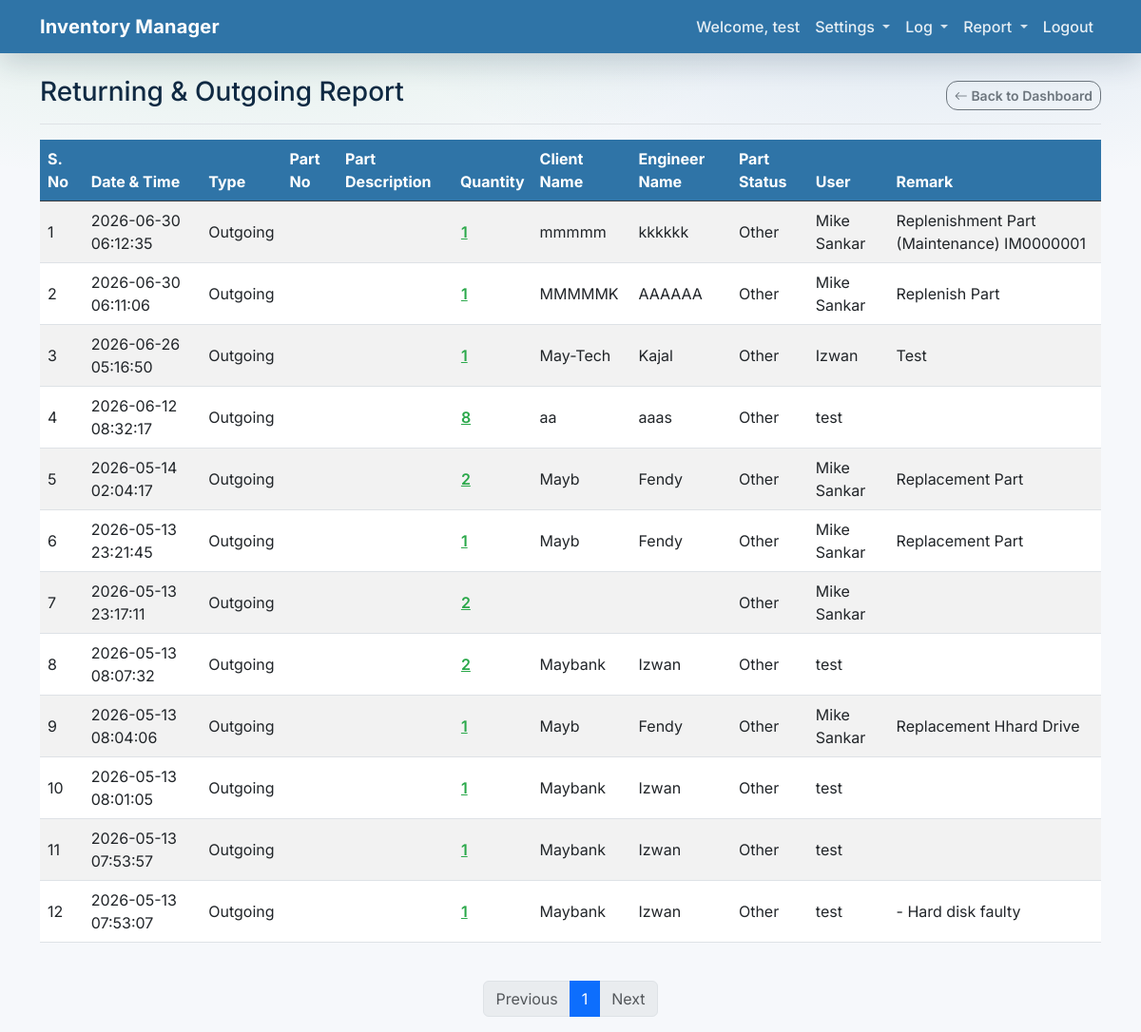
Screenshot of /movements (signed in) with the database file from the repository.
### app/models.py (models this page shows)
class User(Base):
    __tablename__ = "users"
    id = Column(Integer, primary_key=True, index=True)
    email = Column(String, unique=True, index=True)
    hashed_password = Column(String)
    full_name = Column(String, nullable=True)
    is_active = Column(Boolean, default=True)
    is_admin = Column(Boolean, default=False)

### app/main.py (the view)
@app.get("/movements", response_class=HTMLResponse)
async def movements_report(
    request: Request,
    page: int = 1,
    limit: int = 20,
    type: str | None = None,
    db: Session = Depends(get_db),
):
    user = await auth.get_current_user_from_cookie(request, db)
    if not user:
        return RedirectResponse(url="/login?session_expired=true")
    if type == "returning":
        actions = ["RETURNING_PART"]
        include_prefix = None
        exclude_actions = None
        report_title = "Returning Log"
        report_type = "returning"
    elif type == "outgoing":
        actions = ["OUTGOING_PART"]
        include_prefix = None
        exclude_actions = None
        report_title = "Outgoing Log"
        report_type = "outgoing"
    else:
        actions = None
        include_prefix = None
        exclude_actions = None
        report_title = "Returning & Outgoing Report"
        report_type = None
    skip = (page - 1) * limit
    logs, total_count = crud.get_movement_logs(
        db,
        skip=skip,
        limit=limit,
        actions=actions,
        include_prefix=include_prefix,
        exclude_actions=exclude_actions,
    )
    total_pages = (total_count + limit - 1) // limit
    movements = []
    for log in logs:
        created_at = log.created_at
        created_at_str = created_at.strftime("%Y-%m-%d %H:%M:%S") if created_at else ""
        user_label = ""
        if log.user:
            user_label = log.user.full_name or log.user.email or ""
        part_no = log.part.sku if log.part else ""
        part_name = log.part.name if log.part else ""
        quantity = ""
        client_name = ""
        engineer_name = ""
        part_status = ""
        remark = ""
        serials = ""
        if log.description:
            segments = [s.strip() for s in log.description.split(";")]
            for seg in segments:
                if seg.lower().startswith("quantity:"):
                    quantity = seg.split(":", 1)[1].strip()
                elif seg.lower().startswith("client:"):
                    client_name = seg.split(":", 1)[1].strip()
                elif seg.lower().startswith("engineer:"):
                    engineer_name = seg.split(":", 1)[1].strip()
                elif seg.lower().startswith("status:"):
                    part_status = seg.split(":", 1)[1].strip()
                elif seg.lower().startswith("serial no:"):
                    serials = seg.split(":", 1)[1].strip()
                elif seg.lower().startswith("remark:"):
                    remark = seg.split(":", 1)[1].strip()
        movements.append(
            {
                "created_at": created_at_str,
                "action": log.action,
                "user": user_label,
                "part_no": part_no,
                "part_name": part_name,
                "quantity": quantity,
                "client_name": client_name,
                "engineer_name": engineer_name,
                "part_status": part_status,
                "remark": remark,
                "serials": serials,
            }
        )
    return templates.TemplateResponse(
        request,
        "movements.html",
        {
            "request": request,
            "user": user,
            "movements": movements,
            "page": page,
            "limit": limit,
            "total_pages": total_pages,
            "total_count": total_count,
            "report_title": report_title,
            "report_type": report_type,
        },
    )

### app/templates/movements.html (shortened to what this page needs)
{% extends "base.html" %}
{% block content %}
<div class="d-flex justify-content-between flex-wrap flex-md-nowrap align-items-center pb-2 mb-3 border-bottom">
    <h2 class="h3">{{ report_title }}</h2>
    <div class="btn-toolbar mb-2 mb-md-0 gap-2">
        <a href="/" class="btn btn-outline-secondary btn-sm">
            <i class="bi bi-arrow-left"></i> Back to Dashboard
        </a>
    </div>
</div>
<div class="table-responsive">
    <table class="table table-striped table-hover align-middle">
        <thead class="table-dark">
            <tr>
                <th scope="col">S. No</th>
                <th scope="col">Date &amp; Time</th>
                <th scope="col">Type</th>
                <th scope="col">Part No</th>
                <th scope="col">Part Description</th>
                <th scope="col">Quantity</th>
                <th scope="col">Client Name</th>
                <th scope="col">Engineer Name</th>
                {% if report_type != 'outgoing' %}
                <th scope="col">Part Status</th>
                {% endif %}
                <th scope="col">User</th>
                <th scope="col">Remark</th>
            </tr>
        </thead>
        <tbody>
            {% for m in movements %}
            <tr>
                <td>{{ (page - 1) * limit + loop.index }}</td>
                <td>{{ m.created_at }}</td>
                <td>
                    {% if m.action == 'OUTGOING_PART' %}
                    Outgoing
                    {% elif m.action == 'RETURNING_FAULTY' %}
                    Returning
                    {% elif m.action == 'RETURNING_PART' %}
                    Returning
                    {% else %}
                    {{ m.action }}
                    {% endif %}
                </td>
                <td>{{ m.part_no }}</td>
                <td>{{ m.part_name }}</td>
                <td>
                    {% if m.quantity %}
                    <button type="button"
                            class="btn btn-link p-0 movement-qty-btn"
                            data-bs-toggle="modal"
                            data-bs-target="#movementDetailModal"
                            data-datetime="{{ m.created_at }}"
                            data-action="{{ m.action }}"
                            data-part-no="{{ m.part_no }}"
                            data-part-name="{{ m.part_name }}"
                            data-quantity="{{ m.quantity }}"
                            data-serials="{{ m.serials }}"
                            data-client="{{ m.client_name }}"
                            data-engineer="{{ m.engineer_name }}"
                            data-status="{{ m.part_status }}"
                            data-user="{{ m.user }}"
                            data-remark="{{ m.remark }}">
                        {{ m.quantity }}
                    </button>
                    {% else %}
                    {{ m.quantity }}
                    {% endif %}
                </td>
                <td>{{ m.client_name }}</td>
                <td>{{ m.engineer_name }}</td>
                {% if report_type != 'outgoing' %}
                <td>{{ m.part_status }}</td>
                {% endif %}
                <td>{{ m.user }}</td>
                <td>{{ m.remark }}</td>
            </tr>
            {% else %}
            <tr>
                <td colspan="{% if report_type == 'outgoing' %}10{% else %}11{% endif %}" class="text-center py-4 text-muted">
                    No movements recorded yet.
                </td>
            </tr>
            {% endfor %}
        </tbody>
    </table>
</div>
<nav aria-label="Movements pagination" class="mt-4">
    <ul class="pagination justify-content-center">
        <li class="page-item {% if page == 1 %}disabled{% endif %}">
            <a class="page-link" href="/movements?page={{ page - 1 }}&limit={{ limit }}{% if report_type %}&type={{ report_type }}{% endif %}">Previous</a>
        </li>
        {% for p in range(1, total_pages + 1) %}
        <li class="page-item {% if p == page %}active{% endif %}">
            <a class="page-link" href="/movements?page={{ p }}&limit={{ limit }}{% if report_type %}&type={{ report_type }}{% endif %}">{{ p }}</a>
        </li>
        {% endfor %}
        <li class="page-item {% if page == total_pages %}disabled{% endif %}">
            <a class="page-link" href="/movements?page={{ page + 1 }}&limit={{ limit }}{% if report_type %}&type={{ report_type }}{% endif %}">Next</a>
        </li>
    </ul>
</nav>
{% endblock %}

### app/templates/base.html (shortened to what this page needs)
<!DOCTYPE html>
<html lang="en">
<head>
    <link href="https://cdn.jsdelivr.net/npm/bootstrap@5.3.0/dist/css/bootstrap.min.css" rel="stylesheet">
    <link rel="stylesheet" href="https://cdn.jsdelivr.net/npm/bootstrap-icons@1.11.0/font/bootstrap-icons.css">
    <link rel="stylesheet" href="https://cdn.jsdelivr.net/npm/ag-grid-community/styles/ag-grid.css">
</head>
<body>
    {% block body_content %}
    <nav class="navbar navbar-expand-lg navbar-dark bg-primary mb-4">
        <div class="container">
            <a class="navbar-brand" href="/">Inventory Manager</a>
            <div class="collapse navbar-collapse" id="navbarNav">
                <ul class="navbar-nav ms-auto">
                    {% if user %}
                    <li class="nav-item">
                        <span class="nav-link text-white">Welcome, {{ user.full_name or user.email }}</span>
                    </li>
                    <li class="nav-item dropdown">
                        <a class="nav-link dropdown-toggle" href="#" id="settingsDropdown" role="button" data-bs-toggle="dropdown" aria-expanded="false">
                            Settings
                        </a>
                    </li>
                    <li class="nav-item dropdown">
                        <a class="nav-link dropdown-toggle" href="#" id="logDropdown" role="button" data-bs-toggle="dropdown" aria-expanded="false">
                            Log
                        </a>
                    </li>
                    <li class="nav-item dropdown">
                        <a class="nav-link dropdown-toggle" href="#" id="reportDropdown" role="button" data-bs-toggle="dropdown" aria-expanded="false">
                            Report
                        </a>
                    </li>
                    <li class="nav-item">
                        <a class="nav-link" href="/logout">Logout</a>
                    </li>
                    {% endif %}
                </ul>
            </div>
        </div>
    </nav>
    <div class="container">
        {% block content %}{% endblock %}
    </div>
    {% endblock %}
</body>
</html>

### app/templates/base.html (style rules this page uses)
:root { --bb-navy: #2f74a7; --bb-navy-hover: #275f88; --bb-teal: #2aa84a; --bb-teal-hover: #228a3d; --bb-bg: #f6f8fb; --bb-surface: #ffffff; --bb-border: #e6edf5; --bb-text: #102a43; --bb-muted: #6b7a90; --bs-primary: var(--bb-navy); --bs-link-color: var(--bb-teal); --bs-link-hover-color: var(--bb-teal-hover); --bs-body-font-family: Inter, system-ui, -apple-system, "Segoe UI", Roboto, "Helvetica Neue", Arial, "Noto Sans", "Liberation Sans", sans-serif; }
body { background: radial-gradient(900px 300px at 20% 0%, rgba(42, 168, 74, 0.10), rgba(42, 168, 74, 0.0) 65%), radial-gradient(900px 300px at 80% 0%, rgba(47, 116, 167, 0.12), rgba(47, 116, 167, 0.0) 65%), var(--bb-bg); color: var(--bb-text); }
.navbar.bg-primary { background-color: var(--bb-navy) !important; box-shadow: 0 10px 30px rgba(16, 42, 67, 0.18); }
.navbar-brand { font-weight: 700; letter-spacing: 0.2px; }
.nav-link { font-weight: 500; }
.navbar .nav-link { color: rgba(255, 255, 255, 0.88) !important; }
.navbar .dropdown-toggle::after { opacity: 0.9; }
.btn { border-radius: 12px; font-weight: 600; }
.table-dark { --bs-table-bg: var(--bb-navy); --bs-table-striped-bg: rgba(255, 255, 255, 0.04); --bs-table-striped-color: #ffffff; --bs-table-color: #ffffff; }

### rows the page displays
User: full_name "test", index "3", created_at "2026-06-26 05:16:50", quantity "1", client_name "May-Tech", engineer_name "Kajal", part_status "Other", user "Izwan", remark "Test", user "test"
User: user "Mike Sankar" "Mike Sankar" "Mike Sankar" "Mike Sankar" "Mike Sankar" "Mike Sankar"
User: index "8", created_at "2026-05-13 08:07:32", quantity "2", client_name "Maybank", engineer_name "Izwan", part_status "Other", user "test", index "10", created_at "2026-05-13 08:01:05", quantity "1", index "11", created_at "2026-05-13 07:53:57", index "12", created_at "2026-05-13 07:53:07", remark "- Hard disk faulty"

### other values shown
{{ report_title }} "Returning & Outgoing Report"
{{ (page - 1) * limit + loop.index }} "1" "2" "4" "5" "6" "7" "9"
{{ m.created_at }} "2026-06-30 06:12:35" "2026-06-30 06:11:06" "2026-06-12 08:32:17" "2026-05-14 02:04:17" "2026-05-13 23:21:45" "2026-05-13 23:17:11" "2026-05-13 08:04:06"
{{ m.quantity }} "1" "1" "8" "2" "1" "2" "1"
{{ m.client_name }} "mmmmm" "MMMMMK" "aa" "Mayb" "Mayb" "Mayb"
{{ m.engineer_name }} "kkkkkk" "AAAAAA" "aaas" "Fendy" "Fendy" "Fendy"
{{ m.part_status }} "Other" "Other" "Other" "Other" "Other" "Other" "Other"
{{ m.remark }} "Replenishment Part (Maintenance) IM0000001" "Replenish Part" "Replacement Part" "Replacement Part" "Replacement Hhard Drive"
{{ p }} "1"
